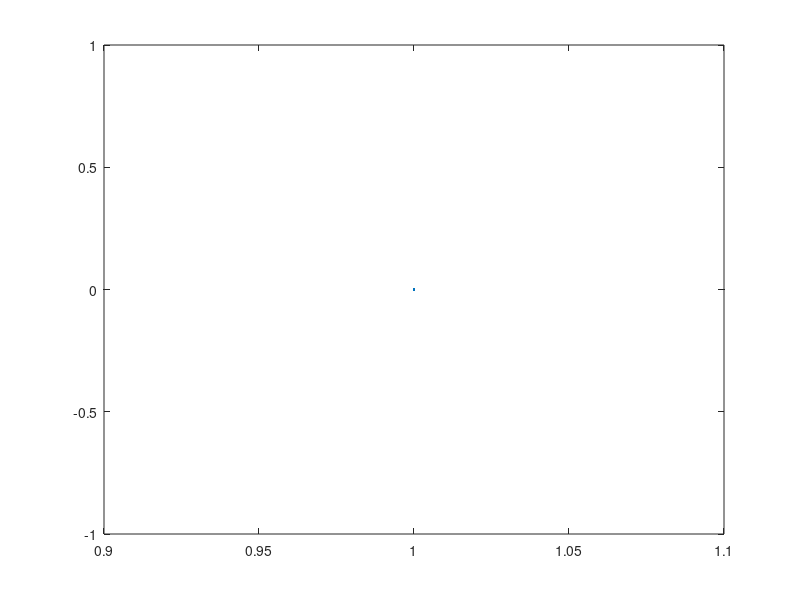

The MATLAB script that drew this image:
%function [T,s] = cyclegraph();
%isobaric
p = 40;
s = 1;
h = linspace(0.5,6,100)*140;
T = zeros(length(s),1);
for n = 1 : length(s);

end
plot(T);

%end

